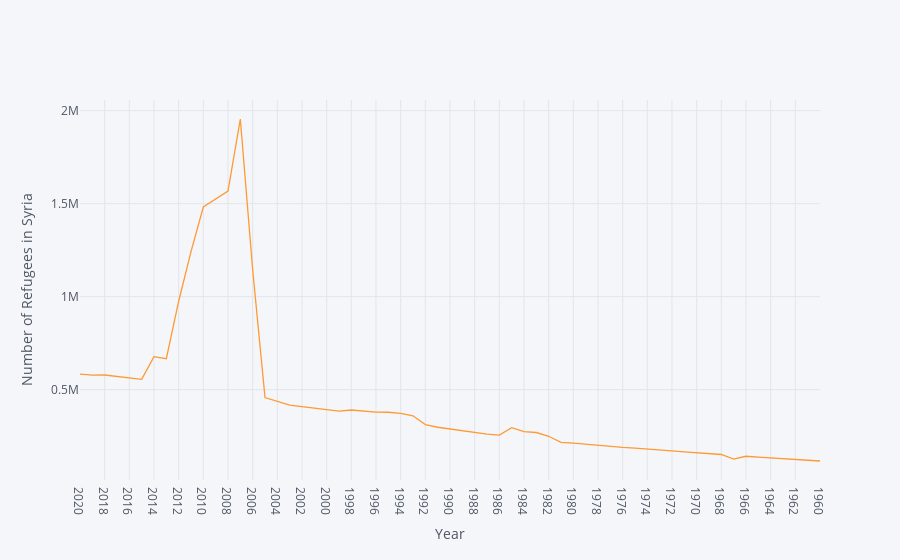

Source (notebook cell):
### Markdown cell above
Note that the left column, 'Refugee population by country or territory of asylum', indicates the number of people who are refugees within Syria, whereas the right column, 'Refugee population by country or territory of origin', indicates the number of people from Syria who became refugees.

### Code cell
syrian_refugees["Refugee population by country or territory of asylum"].iplot(xTitle = 'Year', yTitle = 'Number of Refugees in Syria')

### Figure 1 — Plotly figure (JSON) as saved in the notebook; plotly's stock layout.template omitted (floating-point values rounded to 4 significant figures)
{"data": [{"line": {"color": "rgba(255, 153, 51, 1.0)", "dash": "solid", "shape": "linear", "width": 1.3}, "mode": "lines", "name": "Refugee population by country or territory of asylum", "text": "", "type": "scatter", "x": ["2020", "2019", "2018", "2017", "2016", "2015", "2014", "2013", "2012", "2011", "2010", "2009", "2008", "2007", "2006", "2005", "2004", "2003", "2002", "2001", "2000", "1999", "1998", "1997", "1996", "1995", "1994", "1993", "1992", "1991", "1990", "1989", "1988", "1987", "1986", "1985", "1984", "1983", "1982", "1981", "1980", "1979", "1978", "1977", "1976", "1975", "1974", "1973", "1972", "1971", "1970", "1969", "1968", "1967", "1966", "1965", "1964", "1963", "1962", "1961", "1960"], "y": [584059, 578525, 578956, 571298, 562821, 555766, 677751, 666541, 975685, 1242381, 1482272, 1526573, 1567590, 1955234, 1144565, 458135, 437337, 417503, 408515, 399596, 390987, 384846, 391004, 383907, 379894, 378729, 372750, 359814, 312352, 298260, 289013, 276547, 269422, 261694, 255623, 295741, 274948, 269923, 249692, 217401, 212403, 206245, 200775, 195517, 189902, 186130, 179916, 175817, 171230, 166099, 160932, 156635, 151730, 127304, 142206, 138081, 133366, 129010, 124626, 120577, 116778]}], "layout": {"legend": {"bgcolor": "#F5F6F9", "font": {"color": "#4D5663"}}, "paper_bgcolor": "#F5F6F9", "plot_bgcolor": "#F5F6F9", "title": {"font": {"color": "#4D5663"}}, "xaxis": {"gridcolor": "#E1E5ED", "showgrid": true, "tickfont": {"color": "#4D5663"}, "title": {"font": {"color": "#4D5663"}, "text": "Year"}, "zerolinecolor": "#E1E5ED"}, "yaxis": {"gridcolor": "#E1E5ED", "showgrid": true, "tickfont": {"color": "#4D5663"}, "title": {"font": {"color": "#4D5663"}, "text": "Number of Refugees in Syria"}, "zerolinecolor": "#E1E5ED"}}}
